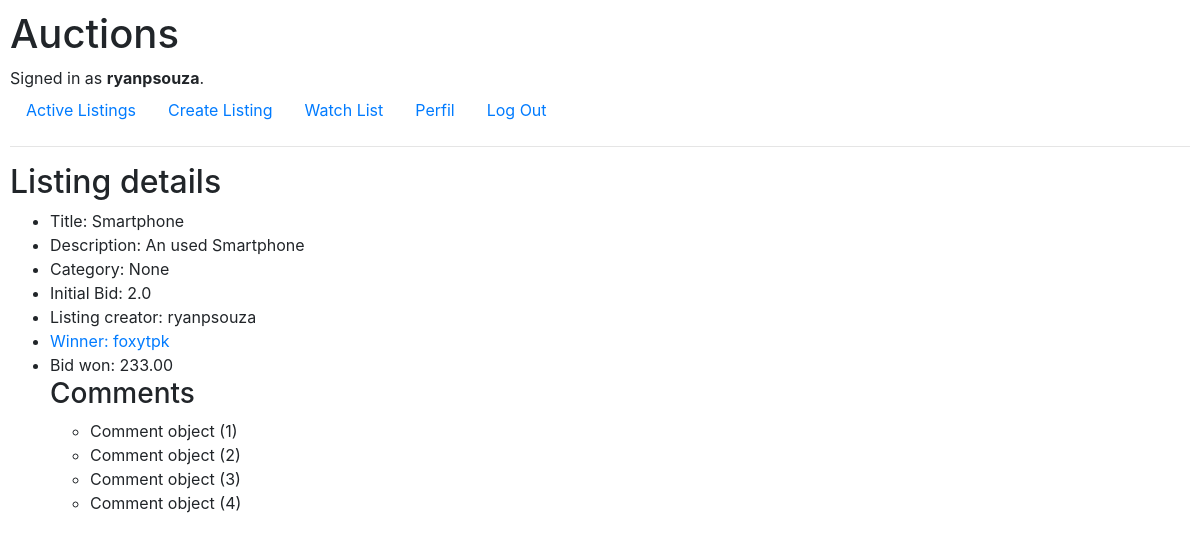
/listing/inactive/1 (signed in), run on the app's committed database.
### auctions/models.py (models this page shows, shortened)
class User(AbstractUser):
    watch_list = models.ManyToManyField('Listing', blank=True, related_name="watchlisted_by")

class Listing(models.Model):
    title = models.CharField(max_length=64)
    description = models.TextField()
    initial_bid = models.FloatField()
    image_url = models.TextField(null=True, blank=True)
    category = models.CharField(max_length=64, null=True, blank=True)
    owner_user = models.ForeignKey(User, on_delete=models.CASCADE, related_name="listings")
    active = models.BooleanField(default=True)
    winner_bid = models.DecimalField(max_digits=12, blank=True, null=True, decimal_places=2)
    winner_user = models.ForeignKey(User, blank=True, null=True, related_name="listings_won", on_delete=models.SET_NULL)

class Comment(models.Model):
    message = models.TextField()
    user = models.ForeignKey(User, on_delete=models.CASCADE, related_name="comments")
    listing = models.ForeignKey(Listing, on_delete=models.CASCADE, related_name="comments")

### auctions/views.py (the view)
# urls.py: path("listing/inactive/<int:listing_id>", views.get_listing_inactive, name="get_listing_inactive"),
@login_required()
def get_listing_inactive(request, listing_id):
    listing = Listing.objects.get(pk=listing_id)
    verification_user = verify_owner_buyer(request, listing)
    if not verification_user:
        return render(request, "auctions/error.html", {
            "error" : "You dont have permission to do this"
        })
    return render(request, "auctions/listing-inactive-details.html", {
        "listing" : listing,
        "listing_winner" : listing.winner_user,
        "comments" : listing.comments.all()
    })

### auctions/views.py (called while the page is built)
def verify_owner_buyer(request, listing):
    user = request.user
    if user == listing.owner_user or user == listing.winner_user:
        return True
    return False

### auctions/templates/auctions/listing-inactive-details.html (shortened to what this page needs)
{% extends 'auctions/layout.html' %}
{% block body %}
    <h2>Listing details</h2>
    <ul>
        <li>Title: {{ listing.title }}</li>
        <li>Description: {{ listing.description }}</li>
        <li>Category: {{ listing.category }}</li>
        <li>Initial Bid: {{ listing.initial_bid }}</li>
        <li>Listing creator: {{ listing.owner_user }}</li>
        {% if listing.winner_user %}
            <li>
                <a href="{% url 'get_user' listing.winner_user.id %}">Winner: {{ listing.winner_user.username }}</a>
            </li>
            <li>Bid won: {{ listing.winner_bid }}</li>
        {% endif %}
        {% if comments %}
            <h3>Comments</h3>
            <ul>
            {% for comment in comments %}
                <li>{{ comment }}</li>
            {% endfor %}
            </ul>
        {% endif %}
    </ul>
{% endblock %}

### auctions/templates/auctions/layout.html (shortened to what this page needs)
{% load static %}
<!DOCTYPE html>
<html lang="en">
    <head>
        <link rel="stylesheet" href="https://stackpath.bootstrapcdn.com/bootstrap/4.4.1/css/bootstrap.min.css">
        <link href="{% static 'auctions/styles.css' %}" rel="stylesheet">
    </head>
    <body>
        <h1>Auctions</h1>
        <div>
            {% if request.user.is_authenticated %}
                Signed in as <strong>{{ request.user.username }}</strong>.
            {% else %}
                Not signed in.
            {% endif %}
        </div>
        <ul class="nav">
            <li class="nav-item">
                <a class="nav-link" href="{% url 'index' %}">Active Listings</a>
            </li>
            {% if request.user.is_authenticated %}
                <li>
                <a class="nav-link" href="{% url 'create_announce' %}">Create Listing</a>
                </li>
                <li>
                <a class="nav-link" href="{% url 'get_watchlist' %}">Watch List</a>
                </li>
                <li>
                <a class="nav-link" href="{% url 'get_user' request.user.id %}">Perfil</a>
                </li>
                <li class="nav-item">
                    <a class="nav-link" href="{% url 'logout' %}">Log Out</a>
                </li>
            {% endif %}
        </ul>
        <hr>
        {% block body %}
        {% endblock %}
    </body>
</html>

### auctions/static/auctions/styles.css (style rules this page uses)
body { padding: 10px; }

### data on the page
User: user.username "ryanpsouza"
Listing: title "Smartphone", description "An used Smartphone", category "None", initial_bid "2.0", owner_user "ryanpsouza", winner_user.username "foxytpk", winner_bid "233.00"
Comment: id "Comment object (1)"
Comment: id "Comment object (2)"
Comment: id "Comment object (3)"
Comment: id "Comment object (4)"
